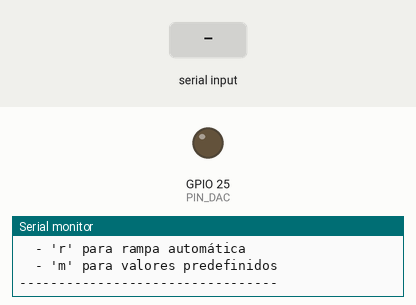
Recording of a sketch running on a simulated ESP32. Parts: output pins drawn as LEDs (lit = HIGH), the last lines printed to the serial monitor. The inputs (shaded band) are chosen by the test bench.

Above: at 1.2 s.
1.3 s: "r90\n" received over Serial
At 6.2 s:
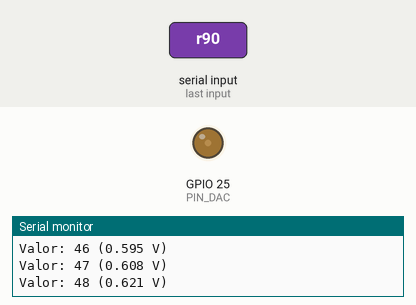
At 11.01 s:
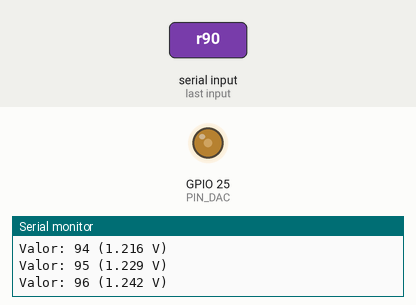
Timing chart, 0 to 16.0 s (numbered marks = the images above; inputs shaded):
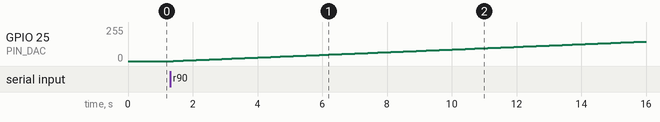

The sketch:

Ejercicio3lab.ino
```cpp
/**
 * Verificación de precisión en puntos específicos
 */

#define PIN_DAC 25

void setup() {
  Serial.begin(115200);

  Serial.println("\n\n=================================");
  Serial.println("VERIFICACIÓN DE PRECISIÓN DAC");
  Serial.println("=================================");
  Serial.println("Comandos disponibles:");
  Serial.println("  - Envia un número (0-255) para ese valor DAC");
  Serial.println("  - 'r' para rampa automática");
  Serial.println("  - 'm' para valores predefinidos");
  Serial.println("---------------------------------\n");
}

void loop() {
  if (Serial.available() > 0) {
    char comando = Serial.read();

    if (comando == 'r') {
      // Modo rampa
      Serial.println("Modo RAMPA activado");
      for (int i = 0; i <= 255; i++) {
        dacWrite(PIN_DAC, i);
        float voltaje = (i / 255.0) * 3.3;
        Serial.print("Valor: ");
        Serial.print(i);
        Serial.print(" (");
        Serial.print(voltaje, 3);
        Serial.println(" V)");
        delay(100);
      }
    }
    else if (comando == 'm') {
      // Modo manual - puntos clave
      int puntos[] = {0, 64, 128, 192, 255};
      for (int i = 0; i < 5; i++) {
        dacWrite(PIN_DAC, puntos[i]);
        float voltaje = (puntos[i] / 255.0) * 3.3;
        Serial.print("Valor DAC: ");
        Serial.print(puntos[i]);
        Serial.print(" -> Voltaje: ");
        Serial.print(voltaje, 3);
        Serial.println(" V (MIDE AHORA)");
        delay(3000);
      }
    }
    else {
      // Número enviado
      int valor = comando - '0'; // Esto es muy simple, mejor usar parseInt
      // Para números de más de 1 dígito, usa:
      while(Serial.available() > 0) {
        // Leer el resto del número
      }
    }
  }
}
```

Measured:
- after the input at 1.3 s, GPIO 25 (PIN_DAC): moves from 0/255 to 146/255 over 14.5 s, starting after 0.10 s
